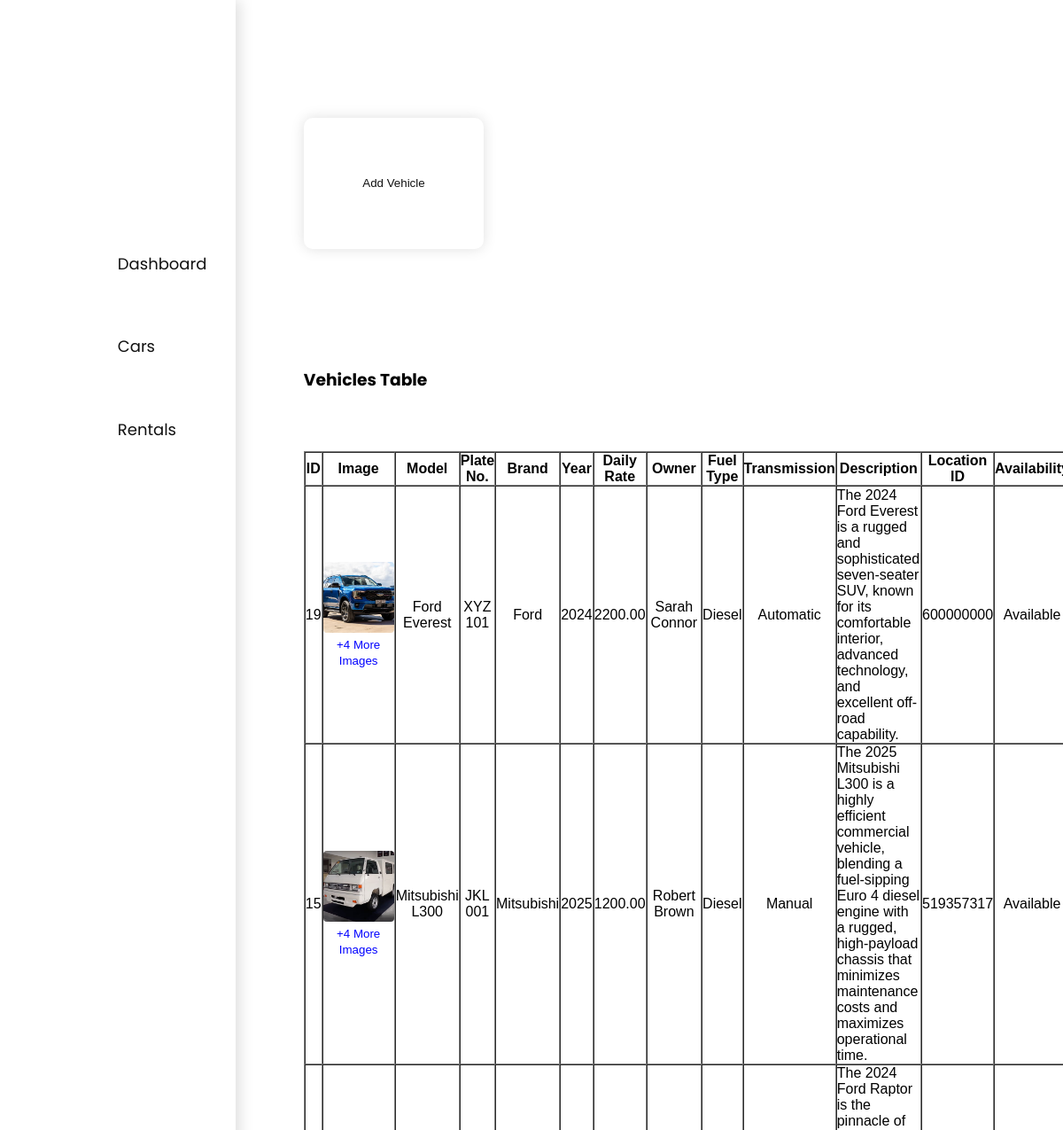
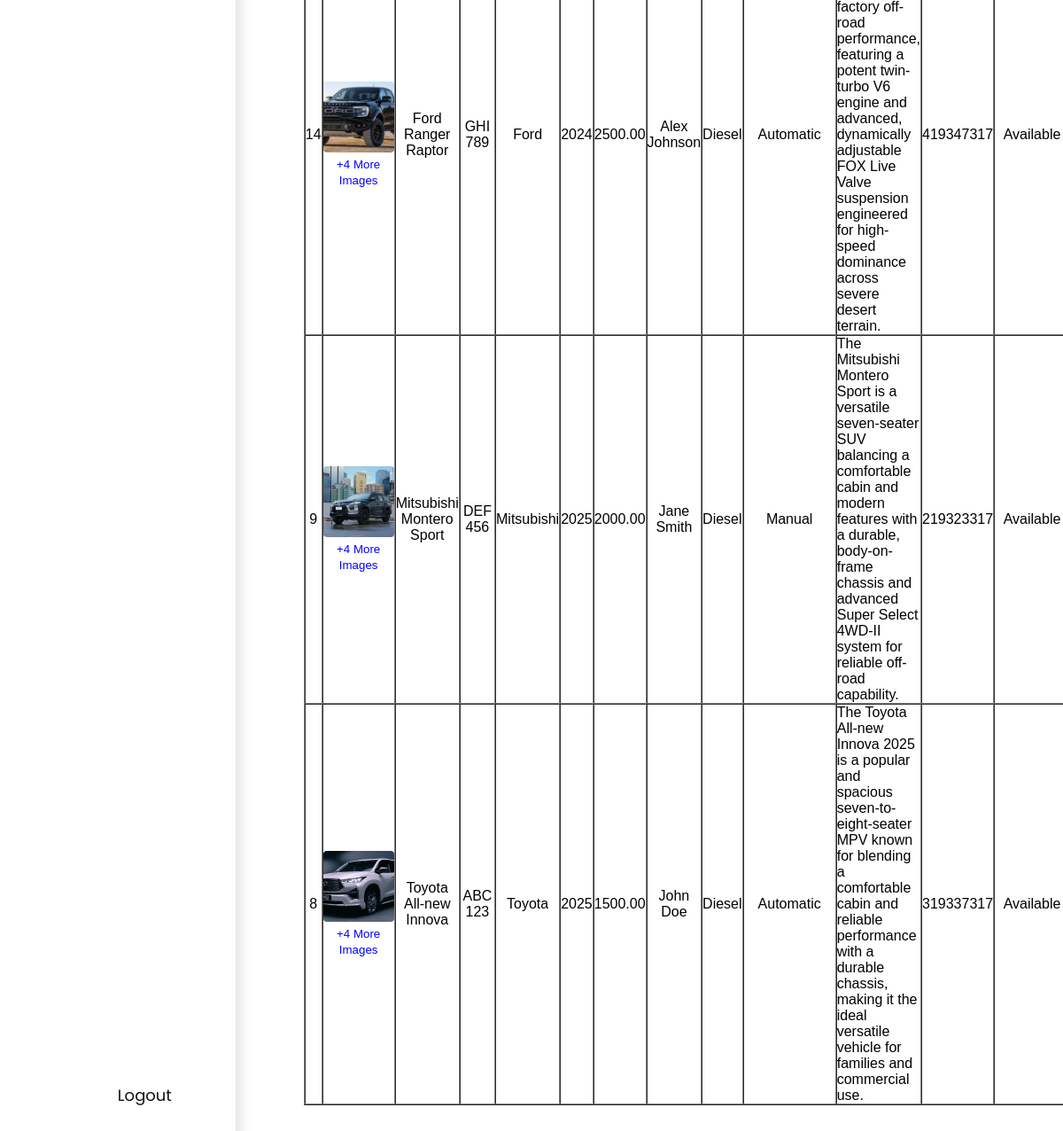
The page /vnm-system/php/cars/cars.php on the database its author committed (2 pictures, top to bottom).
### tables this page shows
CREATE TABLE `cars` (
  `car_id` int(11) NOT NULL,
  `model` varchar(100) NOT NULL,
  `plate_no` varchar(20) NOT NULL,
  `car_brand` varchar(100) NOT NULL,
  `year` year(4) NOT NULL,
  `daily_rate` decimal(10,2) NOT NULL,
  `owner` varchar(150) NOT NULL,
  `fuel_type` varchar(50) NOT NULL,
  `transmission` varchar(50) NOT NULL,
  `is_available` tinyint(1) DEFAULT 1,
  `location_id` int(11) NOT NULL,
  `image` varchar(255) DEFAULT NULL,
  `availability` tinyint(1) NOT NULL DEFAULT 1,
  `description` text DEFAULT NULL
);

### vnm-system/php/cars/cars.php (the view, shortened to what this page needs)
<?php
    include '../db.php';
$sql = "SELECT * FROM cars ORDER BY car_id DESC";
$result = $conn->query($sql);
?>
<!DOCTYPE html>
<html lang="en">
<head>
<link rel="stylesheet" href="/vnm-system/css/common.css">
<link rel="stylesheet" href="/vnm-system/php/cars/cars.css">
</head>
<body>
<nav>
    <div class="navLink">
        <a href="/vnm-system/php/adminindex.php">Dashboard</a>
        <a href="/vnm-system/php/cars/cars.php">Cars</a>
        <a href="/vnm-system/php/rentals.php">Rentals</a>
        <a href="/vnm-system/php/landing.php" id="logout">Logout</a>
    </div>
</nav>
<main>
<button popovertarget="add-vehicle">Add Vehicle</button>
<h3>Vehicles Table</h3>
<table border="1" cellpadding="10" cellspacing="0" style="width:100%; font-family:Arial; margin-bottom:20px;">
<tr>
    <th>ID</th><th>Image</th><th>Model</th><th>Plate No.</th><th>Brand</th><th>Year</th><th>Daily Rate</th>
    <th>Owner</th><th>Fuel Type</th><th>Transmission</th><th>Description</th><th>Location ID</th><th>Availability</th><th>Actions</th>
</tr>
<?php
    $car_images = [];
    $images_result = $conn->query("SELECT * FROM car_images");
    if ($images_result) {
        while ($img_row = $images_result->fetch_assoc()) {
            $car_images[$img_row['car_id']][] = $img_row;
        }
    }
    while($row = $result->fetch_assoc()):
    $all_images = [];
    if (!empty($row['image'])) {
        $all_images[] = [ 'path' => $row['image'] ];
    }
    if (isset($car_images[$row['car_id']])) {
        foreach ($car_images[$row['car_id']] as $img) {
            $all_images[] = [ 'path' => $img['image_path'] ];
        }
    }
    $images_json = htmlspecialchars(json_encode($all_images), ENT_QUOTES, 'UTF-8');
?>
<tr>
    <td><?= $row['car_id'] ?></td>
    <td>
        <?= !empty($row['image']) ? "<img src='uploads/cars/".$row['image']."' class='preview main-car-image' data-images='{$images_json}' onclick='openImageGallery(this)'>" : "No Image" ?>
        <?php
            $additional_count = isset($car_images[$row['car_id']]) ? count($car_images[$row['car_id']]) : 0;
            if ($additional_count > 0) {
                echo "<br><small style='color:blue;'>+" . $additional_count . " More Images</small>";
            }
        ?>
    </td>
    <td><?= $row['model'] ?></td>
    <td><?= $row['plate_no'] ?></td>
    <td><?= $row['car_brand'] ?></td>
    <td><?= $row['year'] ?></td>
    <td><?= $row['daily_rate'] ?></td>
    <td><?= $row['owner'] ?></td>
    <td><?= $row['fuel_type'] ?></td>
    <td><?= $row['transmission'] ?? 'N/A' ?></td> <td style="max-width: 250px; text-align: left;"><?= nl2br(htmlspecialchars($row['description'])) ?></td>
    <td><?= $row['location_id'] ?></td>
    <td>
        <?php
            if($row['availability']==1) echo "Available";
            elseif($row['availability']==0) echo "Unavailable";
            else echo "Maintenance";
        ?>
    </td>
</tr>
<?php endwhile; ?>
</table>
</main>
</body>
</html>

### vnm-system/css/common.css (style rules this page uses)
* { margin: 0; padding: 0; box-sizing: border-box; }
body { width: 100%; height: 100vh; display: grid; }
:root { --primary-font:'Poppins'; --secondary-font:'Arial'; --primary-color:#111; --huge-padding:7.5vh; --primary-padding:5vh; --secondary-padding:2.5vh; --xl-font:60px; --l-font:48px; --m-font:36px; --n-font:24px; --s-font:18px; --xs-font:12px; --l-radius:20px; --radius:15px; --s-radius:10px; }
a { text-decoration: none; }
@media (min-width:600px) { body { grid-template-columns: 17.5vw 1fr; grid-template-rows:1fr; } }
@media (min-width:600px) { nav { grid-column: 1; display: flex; flex-direction: column; justify-content: flex-start; gap: var(--primary-padding); padding: var(--primary-padding); box-shadow: 5px 0px 15px 0px rgba(0,0,0,0.125); } }
@media (min-width:600px) { .navLink { display: flex; flex-direction: column; gap: var(--secondary-padding); flex-grow: 1; } }
@media (min-width:600px) { .navLink a { font-size: var(--s-font); font-family: var(--primary-font); color: var(--primary-color); } }
@media (min-width:600px) { #logout { margin-top: auto; } }
@media (min-width:600px) { main { padding: var(--primary-padding); } }

### vnm-system/php/cars/cars.css (style rules this page uses)
:root { --primary-font:'Poppins'; --secondary-font:'Arial'; --primary-color:#111; --huge-padding:7.5vh; --primary-padding:5vh; --secondary-padding:2.5vh; --xl-font:60px; --l-font:48px; --m-font:36px; --n-font:24px; --s-font:18px; --xs-font:12px; --l-radius:20px; --radius:15px; --s-radius:10px; }
main { display: flex; flex-direction: column; min-height: 100vh; overflow-y: auto; }
@media (min-width:768px) { button { background:transparent; border: transparent; box-shadow: 0px 0px 15px 0px rgba(0,0,0,0.125); width: fit-content; height: fit-content; padding: var(--secondary-padding); border-radius: var(--s-radius); color: var(--primary-color); margin-bottom: var(--primary-padding); } }
@media (min-width:768px) { h3 { font-family: var(--primary-font); margin-bottom: var(--secondary-padding); } }

### vnm-system/php/cars/cars.php (style rules this page uses)
img.preview { width:80px; height:80px; object-fit:cover; border-radius:4px; cursor:pointer; }
table td, table th { text-align:center; }

### rows shown on the page
cars: car_id "19", image (picture), car_id "4", model "Ford Everest", plate_no "XYZ 101", car_brand "Ford", year "2024", daily_rate "2200.00", owner "Sarah Connor", fuel_type "Diesel", transmission "Automatic", description "The 2024 Ford Everest is a rugged and sophisticated seven-seater SUV, known for its comfortable interior, advanced technology, and excellent off-road capability.", location "600000000", availability "Available"
cars: car_id "15", image (picture), car_id "4", model "Mitsubishi L300", plate_no "JKL 001", car_brand "Mitsubishi", year "2025", daily_rate "1200.00", owner "Robert Brown", fuel_type "Diesel", transmission "Manual", description "The 2025 Mitsubishi L300 is a highly efficient commercial vehicle, blending a fuel-sipping Euro 4 diesel engine with a rugged, high-payload chassis that minimizes maintenance costs and maximizes operational time.", location "519357317", availability "Available"
cars: car_id "14", image (picture), car_id "4", model "Ford Ranger Raptor", plate_no "GHI 789", car_brand "Ford", year "2024", daily_rate "2500.00", owner "Alex Johnson", fuel_type "Diesel", transmission "Automatic", description "The 2024 Ford Raptor is the pinnacle of factory off-road performance, featuring a potent twin-turbo V6 engine and advanced, dynamically adjustable FOX Live Valve suspension engineered for high-speed dominance across severe desert terrain.", location "419347317", availability "Available"
cars: car_id "9", image (picture), car_id "4", model "Mitsubishi Montero Sport", plate_no "DEF 456", car_brand "Mitsubishi", year "2025", daily_rate "2000.00", owner "Jane Smith", fuel_type "Diesel", transmission "Manual", description "The Mitsubishi Montero Sport is a versatile seven-seater SUV balancing a comfortable cabin and modern features with a durable, body-on-frame chassis and advanced Super Select 4WD-II system for reliable off-road capability.", location "219323317", availability "Available"
cars: car_id "8", image (picture), car_id "4", model "Toyota All-new Innova", plate_no "ABC 123", car_brand "Toyota", year "2025", daily_rate "1500.00", owner "John Doe", fuel_type "Diesel", transmission "Automatic", description "The Toyota All-new Innova 2025 is a popular and spacious seven-to-eight-seater MPV known for blending a comfortable cabin and reliable performance with a durable chassis, making it the ideal versatile vehicle for families and commercial use.", location "319337317", availability "Available"
